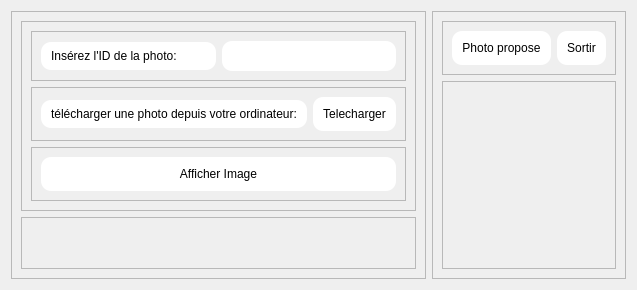
         <widget class="QWidget" name="serphoto">
          <layout class="QHBoxLayout" name="horizontalLayout_34">
           <item>
            <widget class="QFrame" name="frame_50">
             <property name="frameShape">
              <enum>QFrame::Shape::StyledPanel</enum>
             </property>
             <property name="frameShadow">
              <enum>QFrame::Shadow::Raised</enum>
             </property>
             <layout class="QVBoxLayout" name="verticalLayout_25">
              <item>
               <widget class="QFrame" name="frame_52">
                <property name="frameShape">
                 <enum>QFrame::Shape::StyledPanel</enum>
                </property>
                <property name="frameShadow">
                 <enum>QFrame::Shadow::Raised</enum>
                </property>
                <layout class="QVBoxLayout" name="verticalLayout_26">
                 <item>
                  <widget class="QFrame" name="frame_54">
                   <property name="frameShape">
                    <enum>QFrame::Shape::StyledPanel</enum>
                   </property>
                   <property name="frameShadow">
                    <enum>QFrame::Shadow::Raised</enum>
                   </property>
                   <layout class="QHBoxLayout" name="horizontalLayout_38">
                    <item>
                     <widget class="QLabel" name="label_59">
                      <property name="sizePolicy">
                       <sizepolicy hsizetype="Preferred" vsizetype="Maximum">
                        <horstretch>0</horstretch>
                        <verstretch>0</verstretch>
                       </sizepolicy>
                      </property>
                      <property name="styleSheet">
                       <string notr="true">background-color: rgb(255, 255, 255);
border-radius: 10px;padding:7px;</string>
                      </property>
                      <property name="text">
                       <string>Insérez l'ID de la photo:</string>
                      </property>
                     </widget>
                    </item>
                    <item>
                     <widget class="QLineEdit" name="lineEditserphotoid">
                      <property name="sizePolicy">
                       <sizepolicy hsizetype="Preferred" vsizetype="Fixed">
                        <horstretch>0</horstretch>
                        <verstretch>0</verstretch>
                       </sizepolicy>
                      </property>
                      <property name="styleSheet">
                       <string notr="true">background-color: rgb(255, 255, 255);
border-radius: 10px;padding:7px;</string>
                      </property>
                     </widget>
                    </item>
                   </layout>
                  </widget>
                 </item>
                 <item>
                  <widget class="QFrame" name="frame_55">
                   <property name="frameShape">
                    <enum>QFrame::Shape::StyledPanel</enum>
                   </property>
                   <property name="frameShadow">
                    <enum>QFrame::Shadow::Raised</enum>
                   </property>
                   <layout class="QHBoxLayout" name="horizontalLayout_37">
                    <item>
                     <widget class="QLabel" name="label_58">
                      <property name="sizePolicy">
                       <sizepolicy hsizetype="Preferred" vsizetype="Maximum">
                        <horstretch>0</horstretch>
                        <verstretch>0</verstretch>
                       </sizepolicy>
                      </property>
                      <property name="styleSheet">
                       <string notr="true">background-color: rgb(255, 255, 255);
border-radius: 10px;padding:7px;</string>
                      </property>
                      <property name="text">
                       <string>télécharger une photo depuis votre ordinateur:</string>
                      </property>
                     </widget>
                    </item>
                    <item>
                     <widget class="QPushButton" name="pushButtonserphototelecharger">
                      <property name="styleSheet">
                       <string notr="true">QPushButton
{
background-color:rgb(255, 255, 255);
border-radius: 10px;
padding: 10px;
}

QPushButton:Hover {
				background-color: rgb(159, 159, 159);
				border-color: rgb(159, 159, 159);}
</string>
                      </property>
                      <property name="text">
                       <string>Telecharger</string>
                      </property>
                     </widget>
                    </item>
                   </layout>
                  </widget>
                 </item>
                 <item>
                  <widget class="QFrame" name="frame_56">
                   <property name="frameShape">
                    <enum>QFrame::Shape::StyledPanel</enum>
                   </property>
                   <property name="frameShadow">
                    <enum>QFrame::Shadow::Raised</enum>
                   </property>
                   <layout class="QHBoxLayout" name="horizontalLayout_35">
                    <item>
                     <widget class="QPushButton" name="pushButtonserphotoafficher">
                      <property name="styleSheet">
                       <string notr="true">QPushButton
{
background-color:rgb(255, 255, 255);
border-radius: 10px;
padding: 10px;
}

QPushButton:Hover {
				background-color: rgb(159, 159, 159);
				border-color: rgb(159, 159, 159);}
</string>
                      </property>
                      <property name="text">
                       <string>Afficher Image</string>
                      </property>
                     </widget>
                    </item>
                   </layout>
                  </widget>
                 </item>
                </layout>
               </widget>
              </item>
              <item>
               <widget class="QFrame" name="frame_53">
                <property name="frameShape">
                 <enum>QFrame::Shape::StyledPanel</enum>
                </property>
                <property name="frameShadow">
                 <enum>QFrame::Shadow::Raised</enum>
                </property>
                <layout class="QHBoxLayout" name="horizontalLayout_39">
                 <item>
                  <widget class="QWidget" name="widgetph" native="true">
                   <layout class="QHBoxLayout" name="horizontalLayout_40">
                    <item>
                     <widget class="QLabel" name="imageLabel">
                      <property name="text">
                       <string/>
                      </property>
                     </widget>
                    </item>
                   </layout>
                  </widget>
                 </item>
                </layout>
               </widget>
              </item>
             </layout>
            </widget>
           </item>
           <item>
            <widget class="QFrame" name="frame_51">
             <property name="frameShape">
              <enum>QFrame::Shape::StyledPanel</enum>
             </property>
             <property name="frameShadow">
              <enum>QFrame::Shadow::Raised</enum>
             </property>
             <layout class="QVBoxLayout" name="verticalLayout_27">
              <item>
               <widget class="QFrame" name="frame_57">
                <property name="sizePolicy">
                 <sizepolicy hsizetype="Preferred" vsizetype="Maximum">
                  <horstretch>0</horstretch>
                  <verstretch>0</verstretch>
                 </sizepolicy>
                </property>
                <property name="frameShape">
                 <enum>QFrame::Shape::StyledPanel</enum>
                </property>
                <property name="frameShadow">
                 <enum>QFrame::Shadow::Raised</enum>
                </property>
                <layout class="QHBoxLayout" name="horizontalLayout_36">
                 <item>
                  <widget class="QPushButton" name="pushButtonserphotopropose">
                   <property name="styleSheet">
                    <string notr="true">QPushButton
{
background-color:rgb(255, 255, 255);
border-radius: 10px;
padding: 10px;
}

QPushButton:Hover {
				background-color: rgb(159, 159, 159);
				border-color: rgb(159, 159, 159);}
</string>
                   </property>
                   <property name="text">
                    <string>Photo propose</string>
                   </property>
                  </widget>
                 </item>
                 <item>
                  <widget class="QPushButton" name="pushButtonserphotosortir">
                   <property name="styleSheet">
                    <string notr="true">QPushButton
{
background-color:rgb(255, 255, 255);
border-radius: 10px;
padding: 10px;
}

QPushButton:Hover {
				background-color: rgb(159, 159, 159);
				border-color: rgb(159, 159, 159);}
</string>
                   </property>
                   <property name="text">
                    <string>Sortir</string>
                   </property>
                  </widget>
                 </item>
                </layout>
               </widget>
              </item>
              <item>
               <widget class="QFrame" name="frame_58">
                <property name="frameShape">
                 <enum>QFrame::Shape::StyledPanel</enum>
                </property>
                <property name="frameShadow">
                 <enum>QFrame::Shadow::Raised</enum>
                </property>
                <layout class="QVBoxLayout" name="verticalLayout_28">
                 <item>
                  <widget class="QWidget" name="widget_3" native="true">
                   <layout class="QHBoxLayout" name="horizontalLayout_41">
                    <item>
                     <widget class="QLabel" name="label_61">
                      <property name="text">
                       <string/>
                      </property>
                     </widget>
                    </item>
                   </layout>
                  </widget>
                 </item>
                 <item>
                  <widget class="QWidget" name="widget_4" native="true">
                   <layout class="QHBoxLayout" name="horizontalLayout_42">
                    <item>
                     <widget class="QLabel" name="label_62">
                      <property name="text">
                       <string/>
                      </property>
                     </widget>
                    </item>
                   </layout>
                  </widget>
                 </item>
                </layout>
               </widget>
              </item>
             </layout>
            </widget>
           </item>
          </layout>
         </widget>
